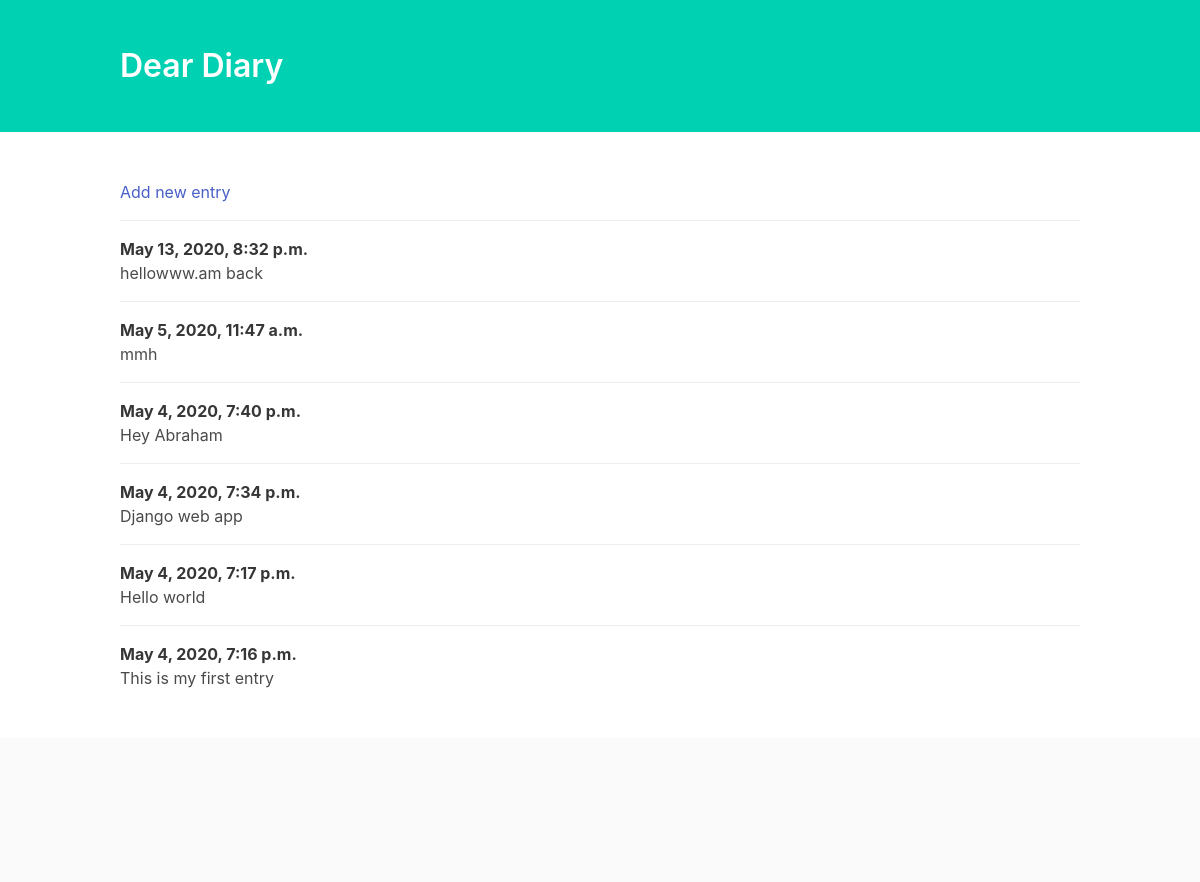
The page / on the database its author committed.
### myDiaryApp1/models.py (models this page shows, shortened)
class Entry(models.Model):
    text=models.TextField()
    date_posted=models.DateTimeField(auto_now_add=True)
    class Meta:
        verbose_name_plural='entries'

### myDiaryApp1/views.py (the view)
# urls.py: path('',index,name='home'),
def index(request):
    entries =Entry.objects.order_by('-date_posted')
    context ={'entries':entries}
    return render(request,'index.html',context)

### myDiaryApp1/templates/index.html (shortened to what this page needs)
<!DOCTYPE html>
<html lang="en">
<head>
    <link rel="stylesheet" href="https://cdnjs.cloudflare.com/ajax/libs/bulma/0.6.2/css/bulma.min.css" />
</head>
<body>
    <section class="hero is-primary">
        <div class="hero-body">
            <div class="container">
                <h1 class="title">
                    Dear Diary
                </h1>
            </div>
        </div>
    </section>
    <section class="section">
        <div class="container">
            <article class="media">
                <div class="media-content">
                    <div class="content">
                        <a href="{% url 'add' %}">Add new entry</a>
                    </div>
                </div>
            </article>
            {% for entry in entries%}
            <article class="media">
                <div class="media-content">
                    <div class="content">
                        <p>
                            <strong>{{entry.date_posted}}</strong>
                            <br> {{entry.text}}
                        </p>
                    </div>
                </div>
            </article>
            {% endfor %}
        </div>
    </section>
    <footer class="footer">
    </footer>
</body>
</html>

### rows shown on the page
Entry: date_posted "May 13, 2020, 8:32 p.m.", text "hellowww.am back"
Entry: date_posted "May 5, 2020, 11:47 a.m.", text "mmh"
Entry: date_posted "May 4, 2020, 7:40 p.m.", text "Hey Abraham"
Entry: date_posted "May 4, 2020, 7:34 p.m.", text "Django web app"
Entry: date_posted "May 4, 2020, 7:17 p.m.", text "Hello world"
Entry: date_posted "May 4, 2020, 7:16 p.m.", text "This is my first entry"
